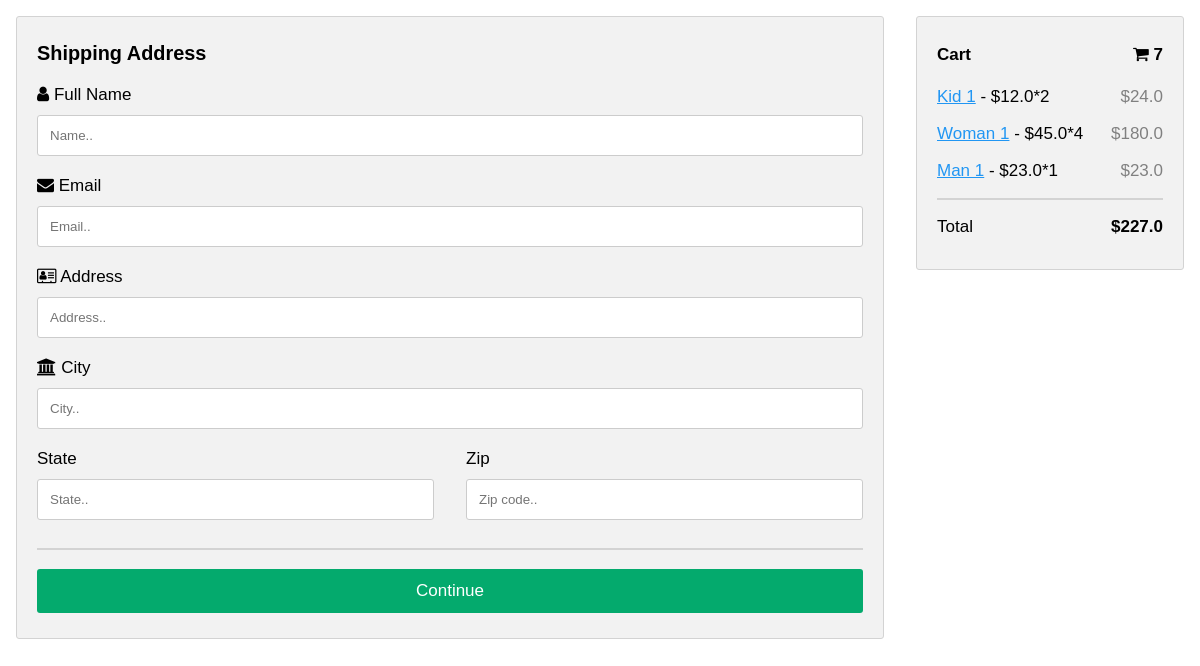
Screenshot of /checkout/ (signed in) with the database file from the repository.
### main/models.py (models this page shows, shortened)
class Order(models.Model):
    customer = models.ForeignKey(Customer,on_delete=models.SET_NULL,blank=TRUE,null=TRUE)
    date_ordered = models.DateTimeField(auto_now_add=TRUE)
    complete = models.BooleanField(default=False,null=True,blank=True)
    transaction_id = models.CharField(max_length=200,null=True)
    @property
    def get_cart_total(self):
        orderitems = self.orderitem_set.all()
        total = sum([item.get_total for item in orderitems])
        return total
    @property
    def get_cart_items(self):
        orderitems = self.orderitem_set.all()
        total = sum([item.quantity for item in orderitems])
        return total

class OrderItem(models.Model):
    product = models.ForeignKey(Product,on_delete=models.SET_NULL,blank=TRUE,null=TRUE)
    order =  models.ForeignKey(Order,on_delete=models.SET_NULL,null=TRUE,blank=TRUE)
    quantity = models.IntegerField(default=0,null=True,blank=True)
    date_added = models.DateTimeField(auto_now_add=TRUE)
    @property
    def get_total(self):
        total = self.product.price * self.quantity
        return total

class Product(models.Model):
    name = models.CharField(max_length=200,null=True)
    price = models.FloatField()
    slug = models.SlugField(unique=True)
    category = models.CharField(choices=PRODUCT_CATEGORIES, max_length=2 , null=TRUE,blank=TRUE)
    rating = models.IntegerField(default=0,null=True,blank=True)
    description = models.TextField(null=True,blank=True)
    quote = models.TextField(null=True,blank=True)
    image = models.ImageField(null=True,blank=True)

### main/views.py (the view)
# urls.py: path('checkout/', views.checkout ,name="checkout"),
def checkout(request):
    if request.user.is_authenticated:
        customer = request.user.customer
        order , created = Order.objects.get_or_create(customer=customer , complete = False)
        items = order.orderitem_set.all()
        cart_items = order.get_cart_items
    else :
        items=[]
        order = {'get_cart_items':0,}
        cart_items = order['get_cart_items']
    data = {'items':items,'order':order,'cart_items':cart_items}
    return render(request,'checkout.html' , data)

### main/templates/checkout.html (shortened to what this page needs)
{% load static %}
<!DOCTYPE html>
<html lang="en">
<head>
<link rel="stylesheet" href="https://cdnjs.cloudflare.com/ajax/libs/font-awesome/4.7.0/css/font-awesome.min.css">
</head>
<body>
<div class="row">
  <div class="col-75">
    <div class="container">
      <form id="form" >
        <div class="row" id="shipping-info">
          <div class="col-50" >
            <h3>Shipping Address</h3>
            <label for="fname"><i class="fa fa-user"></i> Full Name</label>
            <input required class="form-control" type="text" name="name" placeholder="Name..">
            <label for="email"><i class="fa fa-envelope"></i> Email</label>
            <input required class="form-control" type="text" name="email" placeholder="Email..">
            <label for="adr"><i class="fa fa-address-card-o"></i> Address</label>
            <input class="form-control" type="text" name="address" placeholder="Address..">
            <label for="city"><i class="fa fa-institution"></i> City</label>
            <input class="form-control" type="text" name="city" placeholder="City..">
            <div class="row">
              <div class="col-50">
                <label for="state">State</label>
                <input class="form-control" type="text" name="state" placeholder="State..">
              </div>
              <div class="col-50">
                <label for="zip">Zip</label>
                <input class="form-control" type="text" name="zipcode" placeholder="Zip code..">
              </div>
            </div>
          </div>
        </div>
        <hr>
        <input id="form-button" class="btn btn-success btn-block " type="submit" value="Continue">
      </form>
    </div>
  </div>
  <div class="col-25">
    <div class="container">
      <h4>Cart <span class="price" style="color:black"><i class="fa fa-shopping-cart"></i> <b>{{ order.get_cart_items }}</b></span></h4>
      {% for item in items  %}
      <p><a href="{% url 'single-product' item.product.slug %}">{{item.product.name}}</a> - ${{ item.product.price }}*{{item.quantity}} <span class="price">${{item.get_total}}</span></p>
      {% endfor %}
      <hr>
      <p>Total <span class="price" style="color:black"><b>${{order.get_cart_total}}</b></span></p>
    </div>
  </div>
</div>
     </body>
</html>

### main/templates/checkout.html (style rules this page uses)
body { font-family: Arial; font-size: 17px; padding: 8px; }
* { box-sizing: border-box; }
.row { display: -ms-flexbox; display: flex; -ms-flex-wrap: wrap; flex-wrap: wrap; margin: 0 -16px; }
.col-25 { -ms-flex: 25%; flex: 25%; }
.col-50 { -ms-flex: 50%; flex: 50%; }
.col-75 { -ms-flex: 75%; flex: 75%; }
.col-25, .col-50, .col-75 { padding: 0 16px; }
.container { background-color: #f2f2f2; padding: 5px 20px 15px 20px; border: 1px solid lightgrey; border-radius: 3px; }
input[type=text] { width: 100%; margin-bottom: 20px; padding: 12px; border: 1px solid #ccc; border-radius: 3px; }
label { margin-bottom: 10px; display: block; }
.btn { background-color: #04AA6D; color: white; padding: 12px; margin: 10px 0; border: none; width: 100%; border-radius: 3px; cursor: pointer; font-size: 17px; }
a { color: #2196F3; }
hr { border: 1px solid lightgrey; }
span.price { float: right; color: grey; }

### rows the page displays
Order: get_cart_items "7", get_cart_total "227.0"
OrderItem: product.name "Kid 1", product.price "12.0", quantity "2", get_total "24.0"
OrderItem: product.name "Woman 1", product.price "45.0", quantity "4", get_total "180.0"
OrderItem: product.name "Man 1", product.price "23.0", quantity "1", get_total "23.0"
